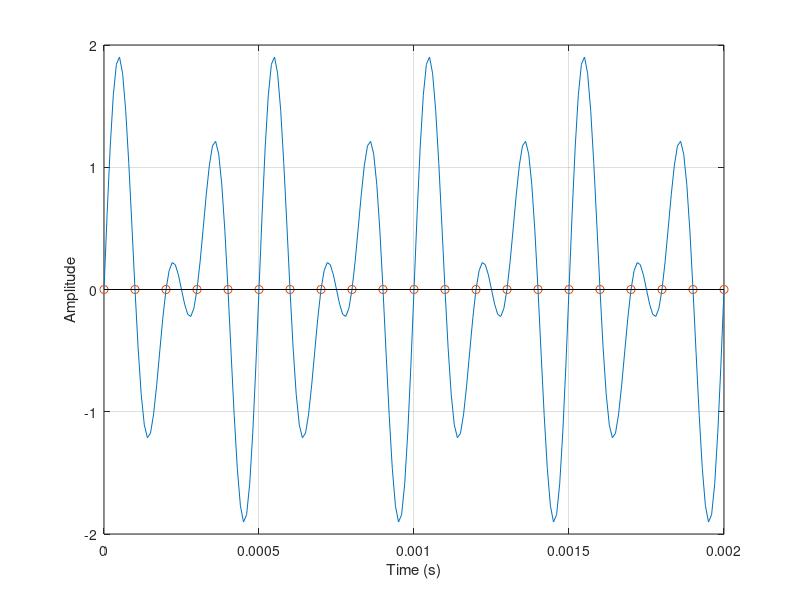

Write MATLAB code to recreate this figure.
fs = 100000;
t = 0:1/fs:0.002;

f1 = 4000;
f2 = 6000;

x = sin(2*pi*f1*t) + sin(2*pi*f2*t)

sampledT = t(1:10:end)
sampledX = x(1:10:end)

figure();

plot(t, x); hold on;
stem(sampledT, sampledX); hold off;
xlabel('Time (s)');
ylabel('Amplitude');
grid on;

print -depsc ex1_3.eps
